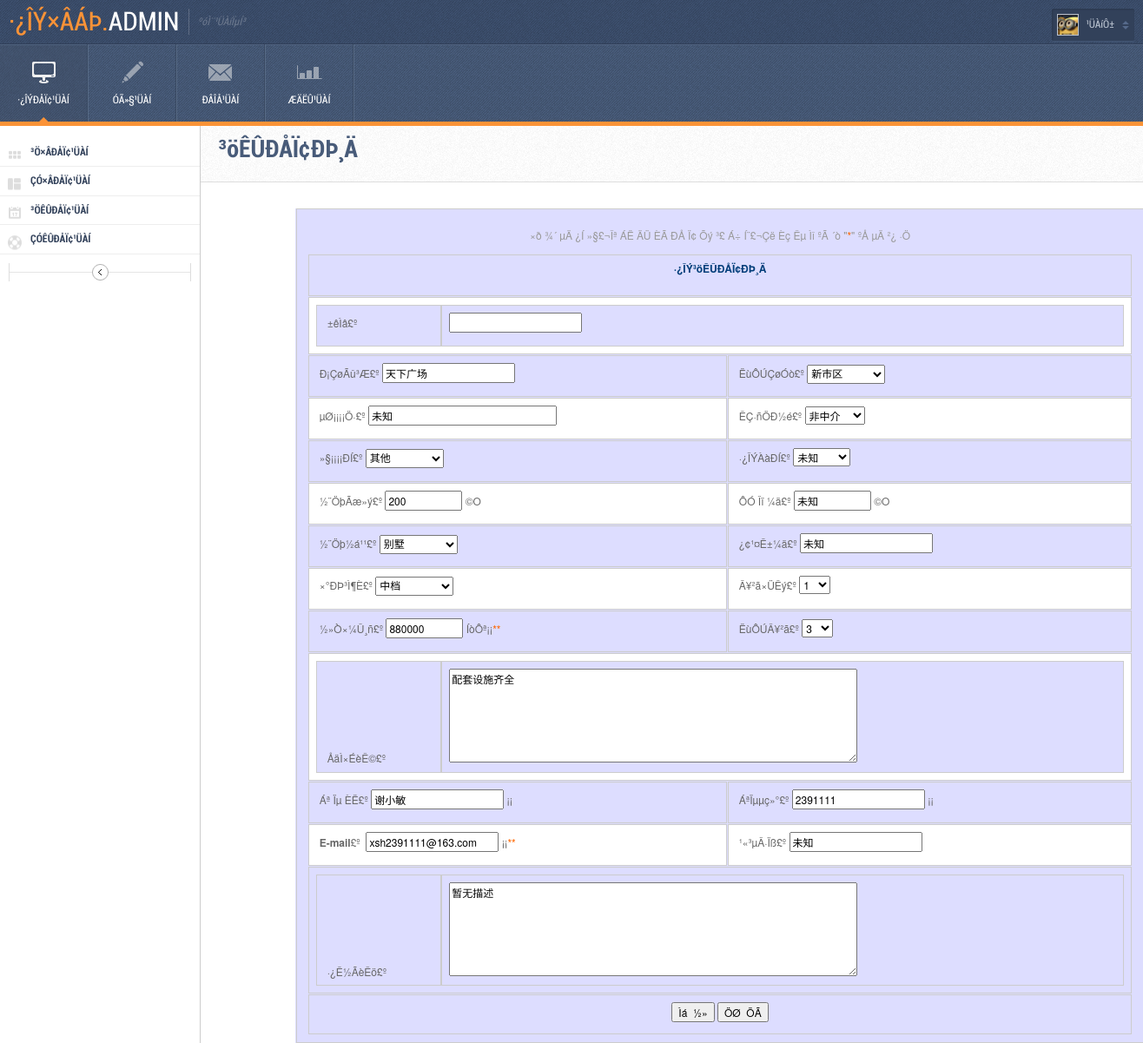
Screenshot of /admin/changesell.php?id=154 with the database file from the repository.
### tables this page shows
CREATE TABLE `house_sell` (
  `id` int(11) NOT NULL auto_increment,
  `bh` varchar(20) default NULL,
  `qy` varchar(10) default NULL,
  `house_name` varchar(50) default NULL,
  `address` varchar(50) default NULL,
  `hx` varchar(20) default NULL,
  `wylx` varchar(20) default NULL,
  `jz_area` varchar(20) default NULL,
  `sy_area` varchar(20) default NULL,
  `jg` varchar(20) default NULL,
  `jg_time` varchar(20) default NULL,
  `zxcd` varchar(20) default NULL,
  `do_floor` varchar(10) default NULL,
  `sum_floor` varchar(10) default NULL,
  `pay` varchar(30) default NULL,
  `pb` longtext,
  `tel` varchar(50) default NULL,
  `man` varchar(50) default NULL,
  `email` varchar(50) default NULL,
  `house_ms` longtext,
  `date` date default NULL,
  `bus` varchar(50) default NULL,
  `pass` varchar(2) default NULL,
  `zj` varchar(6) default NULL,
  `user_id` varchar(30) default NULL,
  `click` int(11) default NULL,
  `zj_id` varchar(30) default NULL,
  PRIMARY KEY  (`id`)
);

### admin/changesell.php (the view, shortened to what this page needs)
<?php
$sql="select * from house_sell where id=$id";
 $res=mysql_query($sql);
$rs=mysql_fetch_array($res);
?>
<!DOCTYPE html PUBLIC "-//W3C//DTD XHTML 1.0 Transitional//EN" "http://www.w3.org/TR/xhtml1/DTD/xhtml1-transitional.dtd">
<html xmlns="http://www.w3.org/1999/xhtml">
<head>
<link rel="stylesheet" href="../css/table.css">
<link rel="stylesheet" href="css/style.default.css" type="text/css" />
    <link rel="stylesheet" href="css.css" type="text/css">
</head>
<body class="withvernav">
<div class="bodywrapper">
    <div class="topheader">
        <div class="left">
            <h1 class="logo">·¿ÎÝ×âÁÞ.<span>Admin</span></h1>
            <span class="slogan">ºóÌ¨¹ÜÀíÏµÍ³</span>
            <br clear="all" />
        </div>
        <div class="right">
            <div class="userinfo">
              <img src="images/thumbs/avatar.png" alt="" />
                <span>¹ÜÀíÔ±</span>
            </div>
        </div>
    </div>
    <div class="header">
      <ul class="headermenu">
            <li class="current"><a href="elements.php"><span class="icon icon-flatscreen"></span>·¿ÎÝÐÅÏ¢¹ÜÀí</a></li>
            <li><a href="manageblog.php"><span class="icon icon-pencil"></span>ÓÃ»§¹ÜÀí</a></li>
            <li><a href="messages.php"><span class="icon icon-message"></span>ÐÂÎÅ¹ÜÀí</a></li>
            <li><a href="reports.php"><span class="icon icon-chart"></span>ÆäËû¹ÜÀí</a></li>
        </ul>
    </div>
    <div class="vernav2 iconmenu">
        <ul>
            <li><a href="elements.php" class="elements">³ö×âÐÅÏ¢¹ÜÀí</a></li>
            <li><a href="widgets.php" class="widgets">Çó×âÐÅÏ¢¹ÜÀí</a></li>
            <li><a href="calendar.php" class="calendar">³öÊÛÐÅÏ¢¹ÜÀí</a></li>
            <li><a href="support.php" class="support">ÇóÊÛÐÅÏ¢¹ÜÀí</a></li>
        </ul>
        <a class="togglemenu"></a>
        <br /><br />
    </div>
<div class="centercontent">
        <div class="pageheader notab">
            <h1 class="pagetitle">³öÊÛÐÅÏ¢ÐÞ¸Ä</h1>
        </div>
        <div style="width: 80%;margin:auto auto;">
      <table width="978" border="0" align="center" cellpadding="0" cellspacing="0" bgcolor="#FFFFFF" style="margin-top: 30px;" >
  <tr align="left" valign="top">
    <td>
      <table width="99%" border="0" align="center" cellpadding="0" cellspacing="0" class="tables" >
        <form enctype="multipart/form-data" name="form2" method="post" action="save_change_sell.php" onsubmit="return checkdata()">
          <tr>
            <td align="center" valign="top" class="downkuan" >
              <span class="font"><font color="#666666"><br>
              <font color="#999999">×ð ¾´ µÄ ¿Í »§£¬Îª ÁË ÄÜ ÈÃ ÐÅ Ï¢ Õý ³£ Á÷ Í¨£¬Çë Èç Êµ Ìî ºÃ ´ò
              &quot;<font color="#FF6600">*</font>&quot; ºÅ µÄ ²¿ ·Ö</font></font></span><br>
              <br>
              <table width="99%" border="0" align="center" cellpadding="0" cellspacing="1" bgcolor="#CCCCCC" class="xu_kuan" height="30">
                <tr align="left" valign="middle" bgcolor="#FFFFFF">
                  <td height="30" colspan="2" class="font"> <div align="center"><strong><font color="#003D79">·¿ÎÝ³öÊÛÐÅÏ¢ÐÞ¸Ä</font></strong></div></td>
                </tr>
                <tr align="left" valign="middle" bgcolor="#FFFFFF">
                  <td height="30" colspan="2" class="font"> <table width="100%" border="0" cellspacing="0" cellpadding="0">
                      <tr>
                        <td width="76" height="30" align="left" valign="top">&nbsp;±êÌâ£º</td>
                        <td width="495" ><input value="<?php echo $rs["head"]?>" type="text" name="head"></td>
                      </tr>
                    </table></td>
                </tr>
                <tr align="left" valign="middle" class="odd" >
                  <td width="277" class="font">&nbsp;Ð¡ÇøÃû³Æ£º
                    <input value="<?php echo $rs["house_name"]?>" name="house_name" type="text" class="textinput" size="20" maxlength="50">
                    </td>
                  <td width="266" height="30" ><span class="font">&nbsp;ËùÔÚÇøÓò£º</span>
                    <select name="qy" id="qy" style="FONT-SIZE: 9pt; WIDTH: 90px; FONT-FAMILY: ËÎÌå; HEIGHT: 22px" >
                      <option value="<?php echo $rs["qy"]?>" selected><?php echo $rs["qy"]?></option>
                    </select></td>
                </tr>
                <tr align="left" valign="middle" bgcolor="#FFFFFF">
                  <td height="30" class="font">&nbsp;µØ¡¡¡¡Ö·£º
                    <input value="<?php echo $rs["address"]?>" name="address" type="text" class="textinput"  size="30" maxlength="50">
                    <span class="font">&nbsp;</span> </td>
                  <td height="30" class="font"><span class="font">&nbsp;ÊÇ·ñÖÐ½é£º</span>
                    <select name="zj" class="textinput" >
    <option value="<?php echo $rs["zj"]?>" selected><?php echo $rs["zj"]?></option>
              </select> </td>
                </tr>
                <tr align="left" valign="middle" class="odd" >
                  <td height="30" class="font">&nbsp;»§¡¡¡¡ÐÍ£º
                    <select
        name=hx style="FONT-SIZE: 9pt; WIDTH: 90px; FONT-FAMILY: ËÎÌå; HEIGHT: 22px" >
                <option value=<?php echo $rs["hx"]?> selected><?php echo $rs["hx"]?></option>
              </select> </td>
                  <td height="30" class="font" >&nbsp;·¿ÎÝÀàÐÍ£º
                    <select name=wylx class="textinput" >
                <option value=<?php echo $rs["wylx"]?> selected><?php echo $rs["wylx"]?></option>
              </select> </td>
                </tr>
                <tr align="left" valign="middle" bgcolor="#FFFFFF">
                  <td height="30" class="font">&nbsp;½¨ÖþÃæ»ý£º
                    <input value="<?php echo $rs["jz_area"]?>" name="jz_area" type="text" class="textinput" size="10" maxlength="20">
                    ©O</td>
                  <td height="30" class="font" >&nbsp;ÔÓ Îï ¼ä£º
                    <input value="<?php echo $rs["sy_area"]?>" name="sy_area" type="text" class="textinput" size="10" maxlength="20">
                    ©O </td>
                </tr>
                <tr align="left" valign="middle" class="odd" >
                  <td height="30" class="font">&nbsp;½¨Öþ½á¹¹£º
                    <select name="jg" style="FONT-SIZE: 9pt; WIDTH: 90px; FONT-FAMILY: ËÎÌå; HEIGHT: 22px" class="textinput" >
                <option value="<?php echo $rs["jg"]?>" selected><?php echo $rs["jg"]?></option>
              </select> </td>
                  <td height="30" class="font" >&nbsp;¿¢¹¤Ê±¼ä£º
                    <input value="<?php echo $rs["jg_time"]?>" name="jg_time" type="text" class="textinput" size="20" maxlength="20">
                  </td>
                </tr>
                <tr align="left" valign="middle" bgcolor="#FFFFFF">
                  <td height="30" class="font">&nbsp;×°ÐÞ³Ì¶È£º
                    <select name="zxcd" style="FONT-SIZE: 9pt; WIDTH: 90px; FONT-FAMILY: ËÎÌå; HEIGHT: 22px" class="textinput">
                <option value=<?php echo $rs["zxcd"]?> selected><?php echo $rs["zxcd"]?></option>
              </select> </td>
                  <td height="30" class="font" >&nbsp;Â¥²ã×ÜÊý£º
                    <select name="sum_floor" class="textinput">
                <?php
        for($i=0;$i<60;$i++)
        {
        if ($i==$rs["sum_floor"])
          {
        ?>
        <option value=<?php echo $rs["sum_floor"]?> selected><?php echo $rs["sum_floor"]?></option>
        <?php
          }
          else
          {
          ?>
        <option value=<?php echo $i?>><?php echo $i?></option>
                <?php
        }
        }
          ?>
              </select></td>
                </tr>
                <tr align="left" valign="middle" class="odd" >
                  <td height="30" class="font">&nbsp;½»Ò×¼Û¸ñ£º
                    <input value="<?php echo $rs["pay"]?>" name="pay" type="text" class="textinput" size="10" maxlength="30">
                    ÍòÔª¡¡<font color="#FF6600">**</font> </td>
                  <td height="30" class="font" ><span class="font">&nbsp;ËùÔÚÂ¥²ã£º</span>
                  <select name="do_floor" class="textinput">
               <?php
        for($i=0;$i<60;$i++)
        {
        if ($i==$rs["do_floor"])
          {
        ?>
        <option value=<?php echo $rs["do_floor"]?> selected><?php echo $rs["do_floor"]?></option>
        <?php
          }
          else
          {
          ?>
        <option value=<?php echo $i?>><?php echo $i?></option>
                <?php
        }
        }
          ?>
              </select></td>
                </tr>
                <tr align="left" valign="middle" bgcolor="#FFFFFF">
                  <td height="101" colspan="2" class="font"> <table width="100%" border="0" cellspacing="0" cellpadding="0">
                      <tr>
                        <td width="76" height="95" align="left" valign="top" class="font">&nbsp;ÅäÌ×ÉèÊ©£º</td>
                        <td width="495"> <textarea name="pb" cols="70" rows="6" class="textinput"><?php echo $rs["pb"]?></textarea></td>
                      </tr>
                    </table></td>
                </tr>
                <tr align="left" valign="middle" class="odd" >
                  <td height="30" class="font">&nbsp;Áª Ïµ ÈË£º
                    <input value="<?php echo $rs["man"]?>" name="man" type="text" class="textinput" size="20" maxlength="50" >
                    ¡¡</td>
                  <td height="30" class="font" ><span class="font">&nbsp;ÁªÏµµç»°£º</span>
                    <input value="<?php echo $rs["tel"]?>" name="tel" type="text" class="textinput" size="20" maxlength="50" >
                    ¡¡</td>
                </tr>
                <tr align="left" valign="middle" bgcolor="#FFFFFF">
                  <td height="30" class="font">&nbsp;<strong>E-mail</strong>£º&nbsp;
                    <input value="<?php echo $rs["email"]?>" name="email" type="text" class="textinput" size="20" maxlength="50" >
                    ¡¡<font color="#FF6600">**</font> </td>
                  <td height="30" class="font" >&nbsp;¹«³µÂ·Ïß£º
                    <input value="<?php echo $rs["bus"]?>" name="bus" type="text" class="textinput" size="20" maxlength="50">
                  </td>
                </tr>
                <tr align="left" valign="middle" bgcolor="#FFFFFF">
                  <td height="111" colspan="2" class="font"> <table width="100%" border="0" cellspacing="0" cellpadding="0">
                      <tr class="odd" >
                        <td width="76" height="95" align="left" valign="top" class="font">&nbsp;·¿Ê½ÃèÊö£º</td>
                        <td width="495"> <textarea name="house_ms" cols="70" rows="6" wrap="VIRTUAL" class="textinput" ><?php echo $rs["house_ms"]?></textarea></td>
                      </tr>
                    </table></td>
                </tr>
                <tr align="left" valign="middle" bgcolor="#FFFFFF">
                  <td height="28" colspan="2" class="font">
                    <div align="center">
                      <input type="submit" name="submit" value="Ìá  ½»" class="btn btn-success">
                      <input type="reset" name="Submit4" value="ÖØ  ÖÃ" class="btn btn-info">
                    </div></td>
                </tr>
              </table>
            </td>
          </tr>
        </form>
      </table>
    </td>
  </tr>
</table>
        </div>
    </div>
</div>
</body>
</html>

### css/table.css (style rules this page uses)
tr:nth-child(odd) { background-color: #DDDDFF; }
tr:nth-child(even) { background-color: white; }

### css.css (style rules this page uses)
td { font-size:9pt; line-height:120%; }
body { font-size:9pt;line-height:120%; }
TABLE { FONT-SIZE: 9pt }
A:link { COLOR: #003779; TEXT-DECORATION: none }

### admin/changesell.php (style rules this page uses)
.tables { border-collapse: collapse; width: 100%; font-size: 14px; }
.odd { background-color: #DDDDFF; }
.tables td { border: solid 1px #ccc; padding: 8px; }

### rows the page displays
house_sell: house_name "天下广场", qy "新市区", address "未知", zj "非中介", hx "其他", wylx "未知", jz_area "200", sy_area "未知", jg "别墅", jg_time "未知", zxcd "中档", pay "880000", pb "配套设施齐全", man "谢小敏", tel "2391111", email "xsh2391111@163.com", bus "未知", house_ms "暂无描述"

### other values shown
form field sum_floor "1"
form field do_floor "3"
